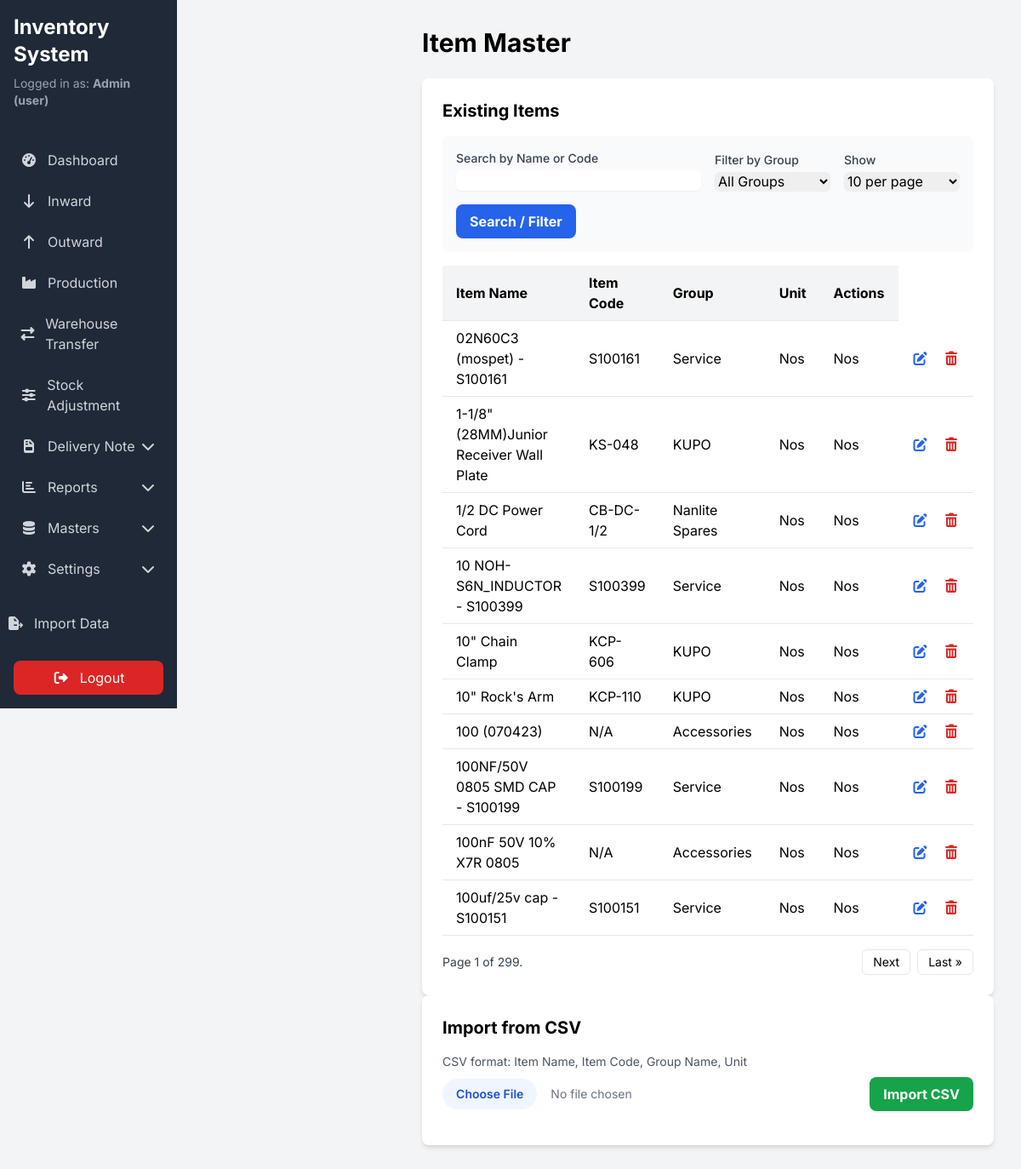
The page /items/ (signed in) on the database its author committed.
### inventory/models.py (models this page shows, shortened)
class User(AbstractUser):
    ROLE_CHOICES = (
        ('admin', 'Admin'),
        ('user', 'User'),
    )
    role = models.CharField(max_length=20, choices=ROLE_CHOICES, default='user')
    can_edit = models.BooleanField(default=True)
    can_delete = models.BooleanField(default=False)

class ItemMaster(models.Model):
    name = models.CharField(max_length=150, unique=True, help_text="The name of the item.")
    code = models.CharField(max_length=50, unique=True, null=True, blank=True, help_text="Unique code or SKU for the item.")
    unit = models.CharField(max_length=20, help_text="e.g., KG, PCS, LTR")
    group = models.ForeignKey(GroupMaster, on_delete=models.PROTECT, related_name='items')

class GroupMaster(models.Model):
    name = models.CharField(max_length=100, unique=True)

### inventory/views.py (the view, shortened to what this page needs)
# urls.py: path('items/', ItemMasterView.as_view(), name='item_master'),
class ItemMasterView(LoginRequiredMixin, View):
    def get(self, request):
        form = ItemMasterForm()
        items_list = ItemMaster.objects.select_related('group').all().order_by('name')
        search_query = request.GET.get('search_query', '')
        group_filter = request.GET.get('group_filter') # Get the raw value first
        per_page = request.GET.get('per_page', 10)
        if search_query:
            items_list = items_list.filter(Q(name__icontains=search_query) | Q(code__icontains=search_query))
        if group_filter and group_filter != 'None':
            items_list = items_list.filter(group_id=group_filter)
        paginator = Paginator(items_list, per_page)
        page_number = request.GET.get('page')
        page_obj = paginator.get_page(page_number)
        context = {
            'form': form,
            'items': page_obj,
            'groups': GroupMaster.objects.all(),
            'search_query': search_query,
            'group_filter': int(group_filter) if (group_filter and group_filter.isnumeric()) else None,
            'per_page': per_page,
        }
        return render(request, 'inventory/item_master.html', context)

### inventory/forms.py
class ItemMasterForm(forms.ModelForm):
    class Meta:
        model = ItemMaster
        fields = ['name', 'code', 'group', 'unit']

### inventory/templates/inventory/item_master.html (shortened to what this page needs)
{% extends "inventory/base.html" %}
{% load crispy_forms_tags %}
{% block content %}
<h2 class="text-3xl font-bold mb-6">Item Master</h2>
<div class="bg-white p-6 rounded-lg shadow-md overflow-x-auto">
    <h3 class="text-xl font-bold mb-4">Existing Items</h3>
    <form method="get" class="mb-4 p-4 bg-gray-50 rounded-lg">
        <div class="grid grid-cols-1 md:grid-cols-4 gap-4 items-end">
            <div class="md:col-span-2">
                <label for="search_query" class="block text-sm font-medium text-gray-700">Search by Name or Code</label>
                <input type="text" name="search_query" id="search_query" value="{{ search_query }}" class="mt-1 block w-full border-gray-300 rounded-md shadow-sm">
            </div>
            <div>
                <label for="group_filter" class="block text-sm font-medium text-gray-700">Filter by Group</label>
                <select name="group_filter" id="group_filter" class="mt-1 block w-full border-gray-300 rounded-md shadow-sm">
                    <option value="">All Groups</option>
                </select>
            </div>
            <div>
                <label for="per_page" class="block text-sm font-medium text-gray-700">Show</label>
                <select name="per_page" id="per_page" onchange="this.form.submit()" class="mt-1 block w-full border-gray-300 rounded-md shadow-sm">
                    <option value="10" {% if per_page == '10' %}selected{% endif %}>10 per page</option>
                </select>
            </div>
            <div class="md:col-span-4">
                 <button type="submit" class="bg-blue-600 text-white font-bold py-2 px-4 rounded-lg hover:bg-blue-700">Search / Filter</button>
            </div>
        </div>
    </form>
    <table class="min-w-full bg-white">
        <thead class="bg-gray-100">
            <tr>
                <th class="py-2 px-4 border-b text-left">Item Name</th>
                <th class="py-2 px-4 border-b text-left">Item Code</th>
                <th class="py-2 px-4 border-b text-left">Group</th>
                <th class="py-2 px-4 border-b text-left">Unit</th>
				<th class="py-2 px-4 border-b text-left">Actions</th>
            </tr>
        </thead>
        <tbody>
            {% for item in items %} <tr class="hover:bg-gray-50">
                <td class="py-2 px-4 border-b">{{ item.name }}</td>
                <td class="py-2 px-4 border-b">{{ item.code|default:"N/A" }}</td>
                <td class="py-2 px-4 border-b">{{ item.group.name }}</td>
                <td class="py-2 px-4 border-b">{{ item.unit }}</td>
				<td class="py-2 px-4 border-b">{{ item.unit }}</td>
				<td class="py-2 px-4 border-b whitespace-nowrap">
					<a href="{% url 'item_edit' item.pk %}" class="text-blue-600 hover:text-blue-800 mr-3"><i class="fas fa-edit"></i></a>
					<a href="{% url 'item_delete' item.pk %}" class="text-red-600 hover:text-red-800"><i class="fas fa-trash-alt"></i></a>
			</td>
            </tr>
            {% empty %}
            <tr><td colspan="4" class="py-4 text-center text-gray-500">No items found matching your criteria.</td></tr>
            {% endfor %}
        </tbody>
    </table>
    <div class="mt-4 flex justify-between items-center">
        <span class="text-sm text-gray-700">
            Page {{ items.number }} of {{ items.paginator.num_pages }}.
        </span>
        <div class="flex space-x-2">
            {% if items.has_next %}
                <a href="?page={{ items.next_page_number }}&search_query={{ search_query }}&group_filter={{ group_filter }}&per_page={{ per_page }}" class="px-3 py-1 border rounded-md text-sm">Next</a>
                <a href="?page={{ items.paginator.num_pages }}&search_query={{ search_query }}&group_filter={{ group_filter }}&per_page={{ per_page }}" class="px-3 py-1 border rounded-md text-sm">Last &raquo;</a>
            {% endif %}
        </div>
    </div>
</div>
<div class="bg-white p-6 rounded-lg shadow-md mb-8">
    <h3 class="text-xl font-bold mb-4">Import from CSV</h3>
    <p class="text-sm text-gray-600 mb-2">CSV format: Item Name, Item Code, Group Name, Unit</p>
    <form id="import-csv-form" method="post" enctype="multipart/form-data">
        <div class="flex items-center">
            <input type="file" name="csv_file" accept=".csv" required class="block w-full text-sm text-gray-500 file:mr-4 file:py-2 file:px-4 file:rounded-full file:border-0 file:text-sm file:font-semibold file:bg-blue-50 file:text-blue-700 hover:file:bg-blue-100">
            <button type="submit" name="import_csv" class="bg-green-600 text-white font-bold py-2 px-4 rounded-lg hover:bg-green-700 ml-4 whitespace-nowrap">Import CSV</button>
        </div>
    </form>
</div>
{% endblock %}

### inventory/templates/inventory/Base.html (shortened to what this page needs)
{% load static %}
<!DOCTYPE html>
<html lang="en">
<head>
    <script src="https://cdn.tailwindcss.com"></script>
    <link rel="stylesheet" href="{% static 'inventory/vendor/css/all.min.css' %}">
    <link rel="stylesheet" href="{% static 'inventory/vendor/css/select2.min.css' %}">
	<link rel="stylesheet" type="text/css" href="https://cdn.jsdelivr.net/npm/toastify-js/src/toastify.min.css">
</head>
<body class="bg-gray-100">
    <div id="app-container" class="relative md:flex">
        <div id="sidebar" class="sidebar fixed top-0 left-0 h-full w-64 bg-gray-800 text-white z-40 md:relative md:transform-none flex flex-col">
            <div class="p-4">
                <h1 class="text-2xl font-bold mb-2">Inventory System</h1>
                {% if user.is_authenticated %}
                <p class="text-sm text-gray-400 mb-6">Logged in as: <span id="user-role-display" class="font-bold">{{ user.username }} ({{user.role}})</span></p>
                {% endif %}
            </div>
			<nav class="flex-1 px-4 pb-4 overflow-y-auto">
				<ul>
					<li class="mb-2">
						<a href="{% url 'dashboard' %}" class="nav-link flex items-center p-2 text-base font-normal text-gray-300 rounded-lg hover:bg-gray-700">
							<i class="fas fa-tachometer-alt fa-fw mr-3"></i>Dashboard
						</a>
					</li>
					<li class="mb-2">
						<a href="{% url 'inward' %}" class="nav-link flex items-center p-2 text-base font-normal text-gray-300 rounded-lg hover:bg-gray-700">
							<i class="fas fa-arrow-down fa-fw mr-3"></i>Inward
						</a>
					</li>
					<li class="mb-2">
						<a href="{% url 'outward' %}" class="nav-link flex items-center p-2 text-base font-normal text-gray-300 rounded-lg hover:bg-gray-700">
							<i class="fas fa-arrow-up fa-fw mr-3"></i>Outward
						</a>
					</li>
					<li class="mb-2">
						<a href="{% url 'production' %}" class="nav-link flex items-center p-2 text-base font-normal text-gray-300 rounded-lg hover:bg-gray-700">
							<i class="fas fa-industry fa-fw mr-3"></i>Production
						</a>
					</li>
					<li class="mb-2">
						<a href="{% url 'warehouse_transfer' %}" class="nav-link flex items-center p-2 text-base font-normal text-gray-300 rounded-lg hover:bg-gray-700">
							<i class="fas fa-exchange-alt fa-fw mr-3"></i>Warehouse Transfer
						</a>
					</li>
					<li class="mb-2">
						<a href="{% url 'stock_adjustment' %}" class="nav-link flex items-center p-2 text-base font-normal text-gray-300 rounded-lg hover:bg-gray-700">
							<i class="fas fa-sliders-h fa-fw mr-3"></i>Stock Adjustment
						</a>
					</li>
					<li class="mb-2">
						<button type="button" class="submenu-toggle flex items-center w-full p-2 text-base font-normal text-gray-300 rounded-lg hover:bg-gray-700">
							<i class="fas fa-file-invoice fa-fw mr-3"></i>
							<span class="flex-1 text-left whitespace-nowrap">Delivery Note</span>
							<i class="fas fa-chevron-down ml-auto transition-transform duration-300"></i>
						</button>
					</li>
					<li class="mb-2">
								<button type="button" class="submenu-toggle flex items-center w-full p-2 text-base font-normal text-gray-300 rounded-lg hover:bg-gray-700">
									<i class="fas fa-chart-bar fa-fw mr-3"></i>
									<span class="flex-1 text-left whitespace-nowrap">Reports</span>
									<i class="fas fa-chevron-down ml-auto transition-transform duration-300"></i>
								</button>
					</li>
					<li class="mb-2">
						<button type="button" class="submenu-toggle flex items-center w-full p-2 text-base font-normal text-gray-300 rounded-lg hover:bg-gray-700">
							<i class="fas fa-database fa-fw mr-3"></i>
							<span class="flex-1 text-left whitespace-nowrap">Masters</span>
							<i class="fas fa-chevron-down ml-auto transition-transform duration-300"></i>
						</button>
					</li>
					<li class="mb-2">
						<button type="button" class="submenu-toggle flex items-center w-full p-2 text-base font-normal text-gray-300 rounded-lg hover:bg-gray-700">
							<i class="fas fa-cog fa-fw mr-3"></i>
							<span class="flex-1 text-left whitespace-nowrap">Settings</span>
							<i class="fas fa-chevron-down ml-auto transition-transform duration-300"></i>
						</button>
					</li>
				</ul>
			</nav>
			<nav>
				<ul>
					<li class="mb-2">
						<a href="{% url 'import_page' %}" class="nav-link flex items-center p-2 text-base font-normal text-gray-300 rounded-lg hover:bg-gray-700">
							<i class="fas fa-file-export fa-fw mr-3"></i>Import Data
						</a>
					</li>
					</ul>
			</nav>
		<div class="p-4">
                <a href="{% url 'logout' %}" id="logout-btn" class="w-full flex items-center justify-center p-2 text-base font-normal text-white bg-red-600 rounded-lg hover:bg-red-700">
                    <i class="fas fa-sign-out-alt mr-3"></i>Logout
                </a>
            </div>
        </div>
        <div id="main-content" class="main-content md:ml-64 flex-1 p-4 md:p-8">
            {% block content %}{% endblock %}
        </div>
    </div>
</body>
</html>

### inventory/templates/inventory/Base.html (style rules this page uses)
body { font-family: 'Inter', sans-serif; }
.sidebar { transition: transform 0.3s ease-in-out; }
.main-content { transition: margin-left 0.3s ease-in-out; }

### rows shown on the page
User: username "Admin", role "user"
ItemMaster: name "02N60C3 (mospet) - S100161", code "S100161", group.name "Service", unit "Nos"
ItemMaster: name "1-1/8\" (28MM)Junior Receiver Wall Plate", code "KS-048", group.name "KUPO", unit "Nos"
ItemMaster: name "1/2 DC Power Cord", code "CB-DC-1/2", group.name "Nanlite Spares", unit "Nos"
ItemMaster: name "10 NOH-S6N_INDUCTOR - S100399", code "S100399", group.name "Service", unit "Nos"
ItemMaster: name "10\" Chain Clamp", code "KCP-606", group.name "KUPO", unit "Nos"
ItemMaster: name "10\" Rock's Arm", code "KCP-110", group.name "KUPO", unit "Nos"
ItemMaster: name "100 (070423)", code "N/A", group.name "Accessories", unit "Nos"
ItemMaster: name "100NF/50V 0805 SMD CAP - S100199", code "S100199", group.name "Service", unit "Nos"
ItemMaster: name "100nF 50V 10% X7R 0805", code "N/A", group.name "Accessories", unit "Nos"
ItemMaster: name "100uf/25v cap - S100151", code "S100151", group.name "Service", unit "Nos"

### other values the page prints
{{ items.number }} "1"
{{ items.paginator.num_pages }} "299"
